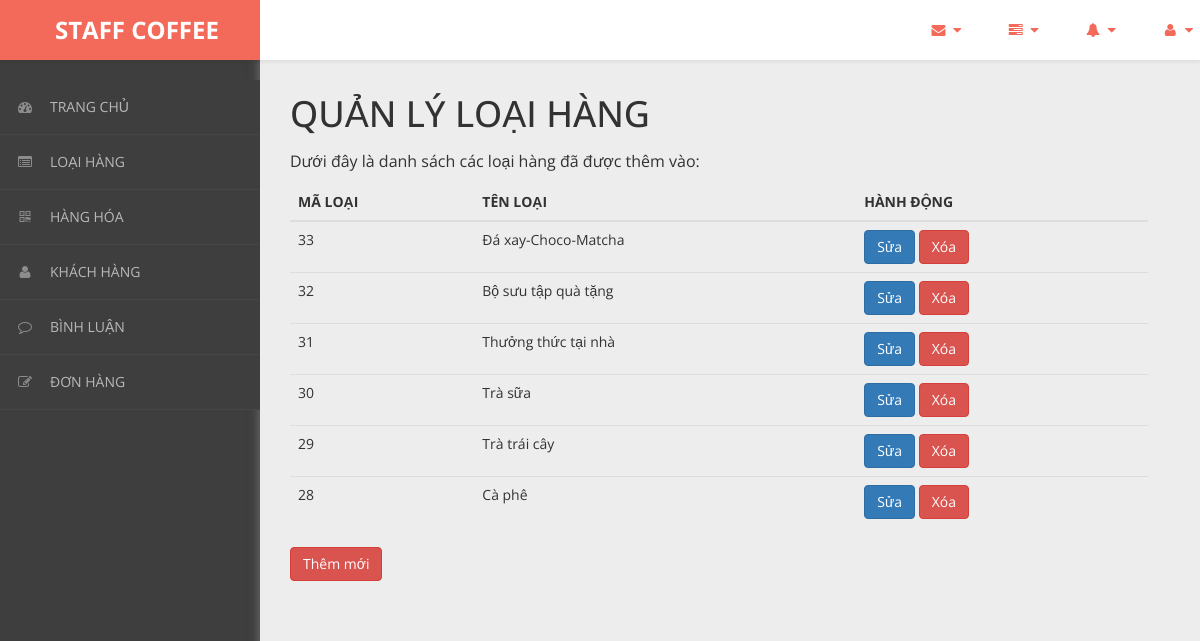
Screenshot of /admin/content/loai-hang/loai-hang-list.php with the database file from the repository.
### tables this page shows
CREATE TABLE `loai_hang` (
  `ma_loai` int(11) NOT NULL,
  `ten_loai` varchar(50) NOT NULL
);

### admin/dao/pdo.php (called while the page is built, shortened)
<?php
    function pdo_get_connection(){
        $pdo = new PDO("mysql:host=localhost;dbname=staffcoffee",'root','');
        $pdo->setAttribute(PDO::ATTR_ERRMODE, PDO::ERRMODE_EXCEPTION);
        return $pdo;
    }
    function pdo_query($sql){
        $sql_args = array_slice(func_get_args(),1);
        try{
            $conn = pdo_get_connection();
            $stmt = $conn ->prepare($sql);
            $stmt -> execute($sql_args);
            $rows = $stmt -> fetchAll();
            return $rows;
        }catch(PDOException $e){
            throw $e;
        }finally{
            unset($conn);
        }
    }
    ?>

### admin/dao/loai-hang.php (called while the page is built, shortened)
<?php
    require_once ('pdo.php');
    function loai_hang_select_all(){
        $sql = "SELECT * FROM loai_hang ORDER BY ma_loai DESC";
        return pdo_query($sql);
    }
?>

### admin/content/loai-hang/loai-hang-list.php (the view, shortened to what this page needs)
<!DOCTYPE html>
<html xmlns="http://www.w3.org/1999/xhtml">
<head>
    <link href="../../../css/admin/css/bootstrap.css" rel="stylesheet" />
    <link href="../../../css/admin/css/font-awesome.css" rel="stylesheet" />
    <link href="../../../css/admin/css/custom-styles.css" rel="stylesheet" />
</head>
<body>
    <div id="wrapper">
        <nav class="navbar navbar-default top-navbar" role="navigation">
            <div class="navbar-header">
                <a class="navbar-brand" href="../../../../bigshoes/trang-chinh/"><strong style = "margin-left: 40px;">STAFF COFFEE</strong></a>
            </div>
            <ul class="nav navbar-top-links navbar-right">
                <li class="dropdown">
                    <a class="dropdown-toggle" data-toggle="dropdown" href="#" aria-expanded="false">
                        <i class="fa fa-envelope fa-fw"></i> <i class="fa fa-caret-down"></i>
                    </a>
                </li>
                <li class="dropdown">
                    <a class="dropdown-toggle" data-toggle="dropdown" href="#" aria-expanded="false">
                        <i class="fa fa-tasks fa-fw"></i> <i class="fa fa-caret-down"></i>
                    </a>
                </li>
                <li class="dropdown">
                    <a class="dropdown-toggle" data-toggle="dropdown" href="#" aria-expanded="false">
                        <i class="fa fa-bell fa-fw"></i> <i class="fa fa-caret-down"></i>
                    </a>
                </li>
                <li class="dropdown">
                    <a class="dropdown-toggle" data-toggle="dropdown" href="#" aria-expanded="false">
                        <i class="fa fa-user fa-fw"></i> <i class="fa fa-caret-down"></i>
                    </a>
                </li>
            </ul>
        </nav>
        <nav class="navbar-default navbar-side" role="navigation">
            <div class="sidebar-collapse">
                <ul class="nav" id="main-menu">
                <li>
                        <a href="../thong-ke/thong-ke-list.php"><i class="fa fa-dashboard"></i>TRANG CHỦ</a>
                    </li>
                    <li>
                        <a href="../loai-hang/loai-hang-list.php"><i class="fa fa-list-alt" aria-hidden="true"></i>LOẠI HÀNG</a>
                    </li>
                    <li>
                        <a href="../hang-hoa/hang-hoa-list.php"><i class="fa fa-qrcode"></i>HÀNG HÓA</a>
                    </li>
                    <li>
                        <a href="../khach-hang/khach-hang-list.php"><i class="fa fa-user"></i>KHÁCH HÀNG</a>
                    </li>
                    <li>
                        <a href="../binh-luan/binh-luan-list.php"><i class="fa fa-comment-o" aria-hidden="true"></i>BÌNH LUẬN</a>
                    </li>
                    <li>
                        <a href="../hoa-don/hoa-don-list.php"><i class="fa fa-edit"></i>ĐƠN HÀNG</a>
                    </li>
                </ul>
            </div>
        </nav>
        <div id="page-wrapper">
		  <div class="header">
                        <div class="page-header">
                            <h1>QUẢN LÝ LOẠI HÀNG</h1>
                            <p>Dưới đây là danh sách các loại hàng đã được thêm vào:</p>
                            <?php
                                require_once ('../../dao/loai-hang.php');
                                $items = loai_hang_select_all();
                            ?>
                            <table class="table table-hover">
                                <thead>
                                  <tr>
                                    <th>MÃ LOẠI</th>
                                    <th>TÊN LOẠI</th>
                                    <th>HÀNH ĐỘNG</th>
                                  </tr>
                                </thead>
                                <tbody>
                                <?php foreach($items as $item){
                                     extract($item);
                                    ?>
                                  <tr>
                                    <td><?=$ma_loai?></td>
                                    <td><?=$ten_loai?></td>
                                    <td>
                                        <a href="loai-hang-update.php?ma_loai=<?=$ma_loai?>"><button class="btn btn-primary">Sửa</button></a>
                                        <a onclick = "return confirm('Bạn có chắc chắn muốn xóa ?')" href="loai-hang-delete.php?ma_loai=<?=$ma_loai?>"><button class="btn btn-danger">Xóa</button></a>
                                    </td>
                                  </tr>
                                <?php } ?>
                                </tbody>
                              </table>
                            <a href="../../content/loai-hang/loai-hang-new.php"><button class="btn btn-danger">Thêm mới</button></a>
                        </div>
		</div>
            </div>
        </div>
</body>
</html>

### css/admin/css/custom-styles.css (style rules this page uses)
body { font-family: 'Open Sans', sans-serif; background: #3E3E3E; }
#wrapper { width: 100%; }
#page-wrapper { padding: 15px 15px; min-height: 600px; background: #EDEDED; }
h1, .h1, h2, .h2, h3, .h3 { margin-top: 7px; margin-bottom: -5px; }
p { font-size:16px; line-height:25px; padding-top:20px; }
.navbar-side { z-index: 0; }
.navbar-side .nav > li > a > i { color: #8C8C8C;padding: 8px;width: 30px;text-align: center; }
.top-navbar { position: fixed; width: 100%; z-index: 300; -webkit-box-shadow: 0 3px 3px rgba(0, 0, 0, 0.05); -moz-box-shadow: 0 3px 3px rgba(0, 0, 0, 0.05); box-shadow: 0 3px 3px rgba(0, 0, 0, 0.05); }
.navbar-side { z-index: 1; position: fixed; width: 260px; top: 80px; }
#page-wrapper { position: relative; top: 55px; box-shadow: 0 0 10px #757575; -moz-box-shadow: 0 0 10px #757575; -webkit-box-shadow: 0 0 10px #757575; }
.page-header { margin: 0;border-bottom: 1px solid transparent;text-align: left;background-color: rgb(237, 237, 237);padding: 32px 22px 32px 0;color: #323232; }
.header { margin: 0 30px; }
.top-navbar { margin:0px; }
.top-navbar .navbar-brand { color: #fff;width: 260px;text-align: left;height: 60px;font-size: 24px;font-weight: 700;line-height: 30px;background: #F36A5A; }
.top-navbar .nav > li { position: relative; display: inline-block; margin: 0px; padding: 0px; }
.top-navbar .nav > li > a { position: relative; display: block; padding: 20px;color: #FFFFFF; margin: 0px; }
.sidebar-collapse , .sidebar-collapse .nav { background:none; }
.sidebar-collapse .nav { padding:0; }
.sidebar-collapse .nav > li > a { color: #B8B8B8; background:transparent; text-shadow:none; font-size: 14px; }
.sidebar-collapse > .nav > li > a { padding: 12px 10px; }
.sidebar-collapse > .nav > li { border-bottom: 1px solid rgba(107, 108, 109, 0.19); }
.navbar-side { border:none; background: #3E3E3E; }
.top-navbar { background: #FFFFFF; border-bottom:none; }
.top-navbar .nav > li > a > i { margin-right: 2px; }
.navbar-default { border:0px solid black; }
.navbar-header { background: transparent; }
.nav > li > a > i { margin-right:10px; color: rgb(243, 106, 90); }
@media (min-width:768px) { #page-wrapper { margin: 0 0 0 260px; padding: 0; min-height: 1200px; } }
@media (min-width:768px) { .navbar-side { width: 260px; z-index: 1; } }
@media (min-width:768px) { .navbar { border-radius: 0px; } }

### rows the page displays
loai_hang: ma_loai "33", ten_loai "Đá xay-Choco-Matcha"
loai_hang: ma_loai "32", ten_loai "Bộ sưu tập quà tặng"
loai_hang: ma_loai "31", ten_loai "Thưởng thức tại nhà"
loai_hang: ma_loai "30", ten_loai "Trà sữa"
loai_hang: ma_loai "29", ten_loai "Trà trái cây"
loai_hang: ma_loai "28", ten_loai "Cà phê"
